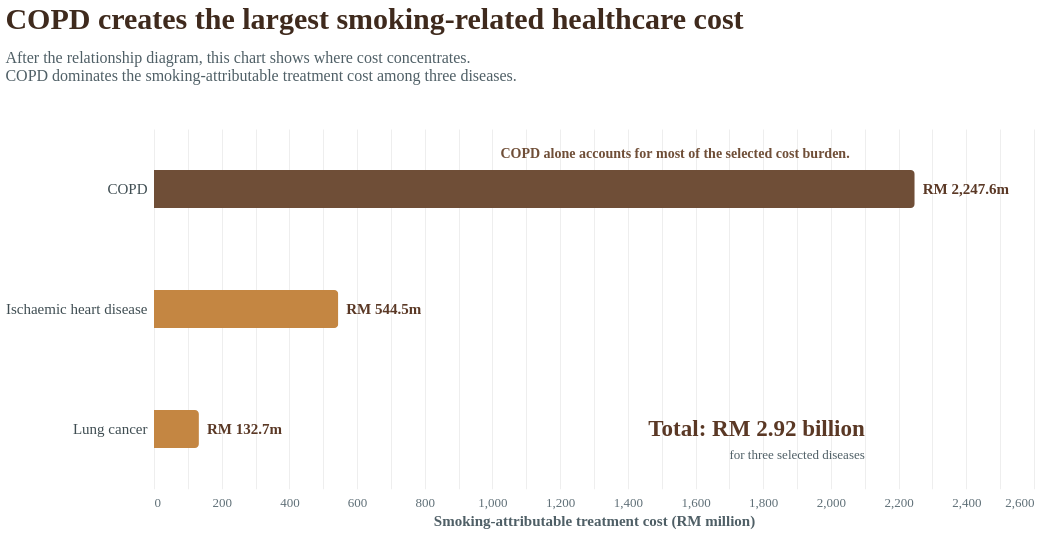

This figure's Vega-Lite source:
### Vega-Lite specification from a JSON file in a GitHub repository (floating-point values rounded to 4 significant figures)
{"$schema": "https://vega.github.io/schema/vega-lite/v5.json", "description": "Smoking-attributable healthcare cost burden by disease in Malaysia.", "width": 880, "height": 360, "background": "white", "title": {"text": "COPD creates the largest smoking-related healthcare cost", "subtitle": ["After the relationship diagram, this chart shows where cost concentrates.", "COPD dominates the smoking-attributable treatment cost among three diseases."], "font": "Crimson Text", "fontSize": 30, "fontWeight": "bold", "color": "#3f2a1d", "subtitleFont": "Source Sans Pro", "subtitleFontSize": 16, "subtitleColor": "#4f5f66", "anchor": "start", "offset": 45, "subtitlePadding": 15}, "data": {"values": [{"Disease": "COPD", "CostMillion": 2248.0, "CostLabel": "RM 2,247.6m", "Category": "Highest cost"}, {"Disease": "Ischaemic heart disease", "CostMillion": 544.5, "CostLabel": "RM 544.5m", "Category": "Lower cost"}, {"Disease": "Lung cancer", "CostMillion": 132.7, "CostLabel": "RM 132.7m", "Category": "Lower cost"}]}, "layer": [{"mark": {"type": "bar", "cornerRadiusEnd": 4, "height": 38}, "encoding": {"y": {"field": "Disease", "type": "nominal", "sort": "-x", "axis": {"title": null, "labelFont": "Source Sans Pro", "labelFontSize": 15, "labelColor": "#3f4d52", "labelLimit": 220, "domain": false, "tickColor": "#ffffff"}}, "x": {"field": "CostMillion", "type": "quantitative", "scale": {"domain": [0, 2500]}, "axis": {"title": "Smoking-attributable treatment cost (RM million)", "titleFont": "Source Sans Pro", "titleFontSize": 15, "titleFontWeight": "bold", "titleColor": "#4f5f66", "labelFont": "Source Sans Pro", "labelFontSize": 13, "labelColor": "#5f6f77", "grid": true, "gridColor": "#eeeeee", "domain": false, "tickColor": "#ffffff"}}, "color": {"condition": {"test": "datum.Disease === 'COPD'", "value": "#6f4e37"}, "value": "#c48642"}, "tooltip": [{"field": "Disease", "type": "nominal", "title": "Disease"}, {"field": "CostMillion", "type": "quantitative", "title": "Cost (RM million)", "format": ",.1f"}]}}, {"mark": {"type": "text", "align": "left", "baseline": "middle", "dx": 8, "font": "Source Sans Pro", "fontSize": 15, "fontWeight": "bold", "color": "#5a3825"}, "encoding": {"y": {"field": "Disease", "type": "nominal", "sort": "-x"}, "x": {"field": "CostMillion", "type": "quantitative"}, "text": {"field": "CostLabel"}}}, {"data": {"values": [{"x": 1000, "y": "COPD", "Text": "COPD alone accounts for most of the selected cost burden."}]}, "mark": {"type": "text", "align": "left", "baseline": "bottom", "font": "Source Sans Pro", "fontSize": 14, "fontWeight": "bold", "color": "#6f4e37", "dx": 8, "dy": -28}, "encoding": {"x": {"field": "x", "type": "quantitative"}, "y": {"field": "y", "type": "nominal"}, "text": {"field": "Text"}}}, {"data": {"values": [{"x": 2100, "y": "Lung cancer", "Text": "Total: RM 2.92 billion"}]}, "mark": {"type": "text", "align": "right", "baseline": "middle", "font": "Crimson Text", "fontSize": 23, "fontWeight": "bold", "color": "#5a3825"}, "encoding": {"x": {"field": "x", "type": "quantitative"}, "y": {"field": "y", "type": "nominal"}, "text": {"field": "Text"}}}, {"data": {"values": [{"x": 2100, "y": "Lung cancer", "Text": "for three selected diseases"}]}, "mark": {"type": "text", "align": "right", "baseline": "top", "font": "Source Sans Pro", "fontSize": 13, "color": "#4f5f66", "dy": 20}, "encoding": {"x": {"field": "x", "type": "quantitative"}, "y": {"field": "y", "type": "nominal"}, "text": {"field": "Text"}}}], "config": {"view": {"stroke": null}, "axis": {"labelFont": "Source Sans Pro", "titleFont": "Source Sans Pro"}}}
